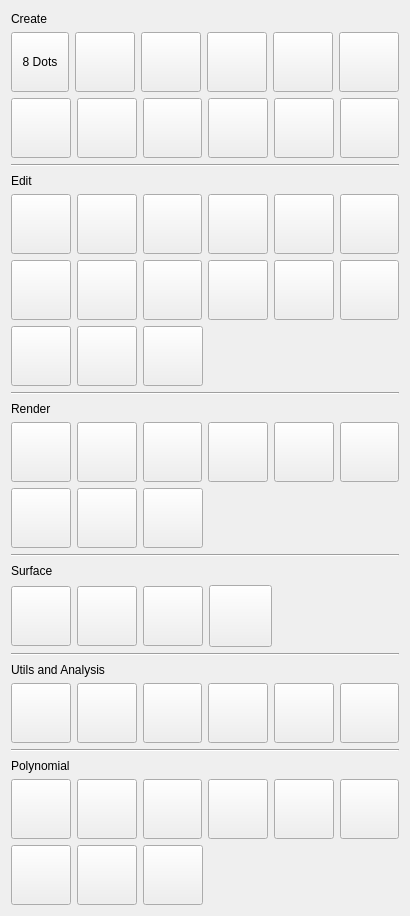
<?xml version="1.0" encoding="UTF-8"?>
<ui version="4.0">
 <class>CurveSystem</class>
 <widget class="QDialog" name="CurveSystem">
  <property name="geometry">
   <rect>
    <x>0</x>
    <y>0</y>
    <width>410</width>
    <height>916</height>
   </rect>
  </property>
  <property name="minimumSize">
   <size>
    <width>410</width>
    <height>916</height>
   </size>
  </property>
  <property name="maximumSize">
   <size>
    <width>410</width>
    <height>916</height>
   </size>
  </property>
  <property name="windowTitle">
   <string>Curve System</string>
  </property>
  <layout class="QVBoxLayout" name="lo_main">
   <item>
    <widget class="QLabel" name="__lb_create">
     <property name="maximumSize">
      <size>
       <width>16777215</width>
       <height>15</height>
      </size>
     </property>
     <property name="text">
      <string>Create</string>
     </property>
    </widget>
   </item>
   <item>
    <layout class="QHBoxLayout" name="__lo00">
     <item>
      <widget class="QToolButton" name="bt_c_00">
       <property name="maximumSize">
        <size>
         <width>60</width>
         <height>60</height>
        </size>
       </property>
       <property name="toolTip">
        <string>8 Dots</string>
       </property>
       <property name="text">
        <string>8 Dots</string>
       </property>
       <property name="icon">
        <iconset>
         <normalon>:/icon/icon/c_00.png</normalon>
        </iconset>
       </property>
       <property name="iconSize">
        <size>
         <width>55</width>
         <height>55</height>
        </size>
       </property>
       <property name="checkable">
        <bool>false</bool>
       </property>
       <property name="toolButtonStyle">
        <enum>Qt::ToolButtonIconOnly</enum>
       </property>
      </widget>
     </item>
     <item>
      <widget class="QToolButton" name="bt_c_01">
       <property name="maximumSize">
        <size>
         <width>60</width>
         <height>60</height>
        </size>
       </property>
       <property name="toolTip">
        <string>Start Point</string>
       </property>
       <property name="text">
        <string/>
       </property>
       <property name="icon">
        <iconset>
         <normalon>:/icon/icon/c_01.png</normalon>
        </iconset>
       </property>
       <property name="iconSize">
        <size>
         <width>55</width>
         <height>55</height>
        </size>
       </property>
      </widget>
     </item>
     <item>
      <widget class="QToolButton" name="bt_c_02">
       <property name="maximumSize">
        <size>
         <width>60</width>
         <height>60</height>
        </size>
       </property>
       <property name="toolTip">
        <string>Body</string>
       </property>
       <property name="text">
        <string/>
       </property>
       <property name="icon">
        <iconset>
         <normalon>:/icon/icon/c_02.png</normalon>
        </iconset>
       </property>
       <property name="iconSize">
        <size>
         <width>55</width>
         <height>55</height>
        </size>
       </property>
      </widget>
     </item>
     <item>
      <widget class="QToolButton" name="bt_c_03">
       <property name="maximumSize">
        <size>
         <width>60</width>
         <height>60</height>
        </size>
       </property>
       <property name="toolTip">
        <string>Circle</string>
       </property>
       <property name="text">
        <string/>
       </property>
       <property name="icon">
        <iconset>
         <normalon>:/icon/icon/c_03.png</normalon>
        </iconset>
       </property>
       <property name="iconSize">
        <size>
         <width>55</width>
         <height>55</height>
        </size>
       </property>
      </widget>
     </item>
     <item>
      <widget class="QToolButton" name="bt_c_04">
       <property name="maximumSize">
        <size>
         <width>60</width>
         <height>60</height>
        </size>
       </property>
       <property name="toolTip">
        <string>Spiral</string>
       </property>
       <property name="text">
        <string/>
       </property>
       <property name="icon">
        <iconset>
         <normalon>:/icon/icon/c_04.png</normalon>
        </iconset>
       </property>
       <property name="iconSize">
        <size>
         <width>55</width>
         <height>55</height>
        </size>
       </property>
       <property name="checkable">
        <bool>true</bool>
       </property>
      </widget>
     </item>
     <item>
      <widget class="QToolButton" name="bt_c_05">
       <property name="maximumSize">
        <size>
         <width>60</width>
         <height>60</height>
        </size>
       </property>
       <property name="toolTip">
        <string>Polygon</string>
       </property>
       <property name="text">
        <string/>
       </property>
       <property name="icon">
        <iconset>
         <normalon>:/icon/icon/c_05.png</normalon>
        </iconset>
       </property>
       <property name="iconSize">
        <size>
         <width>55</width>
         <height>55</height>
        </size>
       </property>
      </widget>
     </item>
    </layout>
   </item>
   <item>
    <layout class="QHBoxLayout" name="__lo01">
     <item>
      <widget class="QToolButton" name="bt_c_06">
       <property name="maximumSize">
        <size>
         <width>60</width>
         <height>60</height>
        </size>
       </property>
       <property name="toolTip">
        <string>Poly Spiral</string>
       </property>
       <property name="text">
        <string/>
       </property>
       <property name="icon">
        <iconset>
         <normalon>:/icon/icon/c_06.png</normalon>
        </iconset>
       </property>
       <property name="iconSize">
        <size>
         <width>55</width>
         <height>55</height>
        </size>
       </property>
      </widget>
     </item>
     <item>
      <widget class="QToolButton" name="bt_c_07">
       <property name="maximumSize">
        <size>
         <width>60</width>
         <height>60</height>
        </size>
       </property>
       <property name="toolTip">
        <string>Connect</string>
       </property>
       <property name="text">
        <string/>
       </property>
       <property name="icon">
        <iconset>
         <normalon>:/icon/icon/c_07.png</normalon>
        </iconset>
       </property>
       <property name="iconSize">
        <size>
         <width>55</width>
         <height>55</height>
        </size>
       </property>
      </widget>
     </item>
     <item>
      <widget class="QToolButton" name="bt_c_08">
       <property name="maximumSize">
        <size>
         <width>60</width>
         <height>60</height>
        </size>
       </property>
       <property name="toolTip">
        <string>Close</string>
       </property>
       <property name="text">
        <string/>
       </property>
       <property name="icon">
        <iconset>
         <normalon>:/icon/icon/c_08.png</normalon>
        </iconset>
       </property>
       <property name="iconSize">
        <size>
         <width>55</width>
         <height>55</height>
        </size>
       </property>
      </widget>
     </item>
     <item>
      <widget class="QToolButton" name="bt_c_09">
       <property name="maximumSize">
        <size>
         <width>60</width>
         <height>60</height>
        </size>
       </property>
       <property name="toolTip">
        <string>Outline</string>
       </property>
       <property name="text">
        <string/>
       </property>
       <property name="icon">
        <iconset>
         <normalon>:/icon/icon/c_09.png</normalon>
        </iconset>
       </property>
       <property name="iconSize">
        <size>
         <width>55</width>
         <height>55</height>
        </size>
       </property>
      </widget>
     </item>
     <item>
      <widget class="QToolButton" name="bt_c_10">
       <property name="maximumSize">
        <size>
         <width>60</width>
         <height>60</height>
        </size>
       </property>
       <property name="toolTip">
        <string>Detatch from Surface</string>
       </property>
       <property name="text">
        <string/>
       </property>
       <property name="icon">
        <iconset>
         <normalon>:/icon/icon/c_10.png</normalon>
        </iconset>
       </property>
       <property name="iconSize">
        <size>
         <width>55</width>
         <height>55</height>
        </size>
       </property>
      </widget>
     </item>
     <item>
      <widget class="QToolButton" name="bt_c_11">
       <property name="maximumSize">
        <size>
         <width>60</width>
         <height>60</height>
        </size>
       </property>
       <property name="toolTip">
        <string>Import</string>
       </property>
       <property name="text">
        <string/>
       </property>
       <property name="icon">
        <iconset>
         <normalon>:/icon/icon/c_11.png</normalon>
        </iconset>
       </property>
       <property name="iconSize">
        <size>
         <width>55</width>
         <height>55</height>
        </size>
       </property>
      </widget>
     </item>
    </layout>
   </item>
   <item>
    <widget class="Line" name="__line">
     <property name="orientation">
      <enum>Qt::Horizontal</enum>
     </property>
    </widget>
   </item>
   <item>
    <widget class="QLabel" name="__lb_edit">
     <property name="maximumSize">
      <size>
       <width>16777215</width>
       <height>15</height>
      </size>
     </property>
     <property name="text">
      <string>Edit</string>
     </property>
    </widget>
   </item>
   <item>
    <layout class="QHBoxLayout" name="__lo02">
     <item>
      <widget class="QToolButton" name="bt_e_01">
       <property name="maximumSize">
        <size>
         <width>60</width>
         <height>60</height>
        </size>
       </property>
       <property name="toolTip">
        <string>Assign Attribute</string>
       </property>
       <property name="text">
        <string/>
       </property>
       <property name="icon">
        <iconset>
         <normalon>:/icon/icon/e_00.png</normalon>
        </iconset>
       </property>
       <property name="iconSize">
        <size>
         <width>55</width>
         <height>55</height>
        </size>
       </property>
      </widget>
     </item>
     <item>
      <widget class="QToolButton" name="bt_e_02">
       <property name="maximumSize">
        <size>
         <width>60</width>
         <height>60</height>
        </size>
       </property>
       <property name="toolTip">
        <string>Assign Attrib Simple</string>
       </property>
       <property name="text">
        <string/>
       </property>
       <property name="icon">
        <iconset>
         <normalon>:/icon/icon/e_01.png</normalon>
        </iconset>
       </property>
       <property name="iconSize">
        <size>
         <width>55</width>
         <height>55</height>
        </size>
       </property>
      </widget>
     </item>
     <item>
      <widget class="QToolButton" name="bt_e_03">
       <property name="maximumSize">
        <size>
         <width>60</width>
         <height>60</height>
        </size>
       </property>
       <property name="toolTip">
        <string>Invert U</string>
       </property>
       <property name="text">
        <string/>
       </property>
       <property name="icon">
        <iconset>
         <normalon>:/icon/icon/e_02.png</normalon>
        </iconset>
       </property>
       <property name="iconSize">
        <size>
         <width>55</width>
         <height>55</height>
        </size>
       </property>
      </widget>
     </item>
     <item>
      <widget class="QToolButton" name="bt_e_04">
       <property name="maximumSize">
        <size>
         <width>60</width>
         <height>60</height>
        </size>
       </property>
       <property name="toolTip">
        <string>Carve</string>
       </property>
       <property name="text">
        <string/>
       </property>
       <property name="icon">
        <iconset>
         <normalon>:/icon/icon/e_03.png</normalon>
        </iconset>
       </property>
       <property name="iconSize">
        <size>
         <width>55</width>
         <height>55</height>
        </size>
       </property>
      </widget>
     </item>
     <item>
      <widget class="QToolButton" name="bt_e_05">
       <property name="maximumSize">
        <size>
         <width>60</width>
         <height>60</height>
        </size>
       </property>
       <property name="toolTip">
        <string>Blend Shape</string>
       </property>
       <property name="text">
        <string/>
       </property>
       <property name="icon">
        <iconset>
         <normalon>:/icon/icon/e_04.png</normalon>
        </iconset>
       </property>
       <property name="iconSize">
        <size>
         <width>55</width>
         <height>55</height>
        </size>
       </property>
      </widget>
     </item>
     <item>
      <widget class="QToolButton" name="bt_e_06">
       <property name="maximumSize">
        <size>
         <width>60</width>
         <height>60</height>
        </size>
       </property>
       <property name="toolTip">
        <string>Smooth</string>
       </property>
       <property name="text">
        <string/>
       </property>
       <property name="icon">
        <iconset>
         <normalon>:/icon/icon/e_05.png</normalon>
        </iconset>
       </property>
       <property name="iconSize">
        <size>
         <width>55</width>
         <height>55</height>
        </size>
       </property>
      </widget>
     </item>
    </layout>
   </item>
   <item>
    <layout class="QHBoxLayout" name="__lo03">
     <item>
      <widget class="QToolButton" name="bt_e_07">
       <property name="maximumSize">
        <size>
         <width>60</width>
         <height>60</height>
        </size>
       </property>
       <property name="toolTip">
        <string>Transform</string>
       </property>
       <property name="text">
        <string/>
       </property>
       <property name="icon">
        <iconset>
         <normalon>:/icon/icon/e_06.png</normalon>
        </iconset>
       </property>
       <property name="iconSize">
        <size>
         <width>55</width>
         <height>55</height>
        </size>
       </property>
      </widget>
     </item>
     <item>
      <widget class="QToolButton" name="bt_e_08">
       <property name="maximumSize">
        <size>
         <width>60</width>
         <height>60</height>
        </size>
       </property>
       <property name="toolTip">
        <string>Directional Warp</string>
       </property>
       <property name="text">
        <string/>
       </property>
       <property name="icon">
        <iconset>
         <normalon>:/icon/icon/e_07.png</normalon>
        </iconset>
       </property>
       <property name="iconSize">
        <size>
         <width>55</width>
         <height>55</height>
        </size>
       </property>
      </widget>
     </item>
     <item>
      <widget class="QToolButton" name="bt_e_09">
       <property name="maximumSize">
        <size>
         <width>60</width>
         <height>60</height>
        </size>
       </property>
       <property name="toolTip">
        <string>Centroid</string>
       </property>
       <property name="text">
        <string/>
       </property>
       <property name="icon">
        <iconset>
         <normalon>:/icon/icon/e_08.png</normalon>
        </iconset>
       </property>
       <property name="iconSize">
        <size>
         <width>55</width>
         <height>55</height>
        </size>
       </property>
      </widget>
     </item>
     <item>
      <widget class="QToolButton" name="bt_e_10">
       <property name="maximumSize">
        <size>
         <width>60</width>
         <height>60</height>
        </size>
       </property>
       <property name="toolTip">
        <string>Shift U</string>
       </property>
       <property name="text">
        <string/>
       </property>
       <property name="icon">
        <iconset>
         <normalon>:/icon/icon/e_09.png</normalon>
        </iconset>
       </property>
       <property name="iconSize">
        <size>
         <width>55</width>
         <height>55</height>
        </size>
       </property>
      </widget>
     </item>
     <item>
      <widget class="QToolButton" name="bt_e_11">
       <property name="maximumSize">
        <size>
         <width>60</width>
         <height>60</height>
        </size>
       </property>
       <property name="toolTip">
        <string>Switch</string>
       </property>
       <property name="text">
        <string/>
       </property>
       <property name="icon">
        <iconset>
         <normalon>:/icon/icon/e_10.png</normalon>
        </iconset>
       </property>
       <property name="iconSize">
        <size>
         <width>55</width>
         <height>55</height>
        </size>
       </property>
      </widget>
     </item>
     <item>
      <widget class="QToolButton" name="bt_e_12">
       <property name="maximumSize">
        <size>
         <width>60</width>
         <height>60</height>
        </size>
       </property>
       <property name="toolTip">
        <string>Fit</string>
       </property>
       <property name="text">
        <string/>
       </property>
       <property name="icon">
        <iconset>
         <normalon>:/icon/icon/e_11.png</normalon>
        </iconset>
       </property>
       <property name="iconSize">
        <size>
         <width>55</width>
         <height>55</height>
        </size>
       </property>
      </widget>
     </item>
    </layout>
   </item>
   <item>
    <layout class="QHBoxLayout" name="__lo04">
     <item>
      <widget class="QToolButton" name="bt_e_13">
       <property name="maximumSize">
        <size>
         <width>60</width>
         <height>60</height>
        </size>
       </property>
       <property name="toolTip">
        <string>Repeat</string>
       </property>
       <property name="text">
        <string/>
       </property>
       <property name="icon">
        <iconset>
         <normalon>:/icon/icon/e_12.png</normalon>
        </iconset>
       </property>
       <property name="iconSize">
        <size>
         <width>55</width>
         <height>55</height>
        </size>
       </property>
      </widget>
     </item>
     <item>
      <widget class="QToolButton" name="bt_e_14">
       <property name="maximumSize">
        <size>
         <width>60</width>
         <height>60</height>
        </size>
       </property>
       <property name="toolTip">
        <string>Vector Warp</string>
       </property>
       <property name="text">
        <string/>
       </property>
       <property name="icon">
        <iconset>
         <normalon>:/icon/icon/e_13.png</normalon>
        </iconset>
       </property>
       <property name="iconSize">
        <size>
         <width>55</width>
         <height>55</height>
        </size>
       </property>
      </widget>
     </item>
     <item>
      <widget class="QToolButton" name="bt_e_15">
       <property name="maximumSize">
        <size>
         <width>60</width>
         <height>60</height>
        </size>
       </property>
       <property name="toolTip">
        <string>Spiit</string>
       </property>
       <property name="text">
        <string/>
       </property>
       <property name="icon">
        <iconset>
         <normalon>:/icon/icon/e_14.png</normalon>
        </iconset>
       </property>
       <property name="iconSize">
        <size>
         <width>55</width>
         <height>55</height>
        </size>
       </property>
      </widget>
     </item>
     <item>
      <spacer name="__sp_2">
       <property name="orientation">
        <enum>Qt::Horizontal</enum>
       </property>
       <property name="sizeHint" stdset="0">
        <size>
         <width>40</width>
         <height>20</height>
        </size>
       </property>
      </spacer>
     </item>
    </layout>
   </item>
   <item>
    <widget class="Line" name="__line_5">
     <property name="orientation">
      <enum>Qt::Horizontal</enum>
     </property>
    </widget>
   </item>
   <item>
    <widget class="QLabel" name="__lb_render">
     <property name="text">
      <string>Render</string>
     </property>
    </widget>
   </item>
   <item>
    <layout class="QHBoxLayout" name="__lo05">
     <item>
      <widget class="QToolButton" name="bt_r_01">
       <property name="maximumSize">
        <size>
         <width>60</width>
         <height>60</height>
        </size>
       </property>
       <property name="toolTip">
        <string>Render Gray</string>
       </property>
       <property name="text">
        <string/>
       </property>
       <property name="icon">
        <iconset>
         <normalon>:/icon/icon/r_00.png</normalon>
        </iconset>
       </property>
       <property name="iconSize">
        <size>
         <width>55</width>
         <height>55</height>
        </size>
       </property>
      </widget>
     </item>
     <item>
      <widget class="QToolButton" name="bt_r_02">
       <property name="maximumSize">
        <size>
         <width>60</width>
         <height>60</height>
        </size>
       </property>
       <property name="toolTip">
        <string>Render Color</string>
       </property>
       <property name="text">
        <string/>
       </property>
       <property name="icon">
        <iconset>
         <normalon>:/icon/icon/r_01.png</normalon>
        </iconset>
       </property>
       <property name="iconSize">
        <size>
         <width>55</width>
         <height>55</height>
        </size>
       </property>
      </widget>
     </item>
     <item>
      <widget class="QToolButton" name="bt_r_03">
       <property name="maximumSize">
        <size>
         <width>60</width>
         <height>60</height>
        </size>
       </property>
       <property name="toolTip">
        <string>Flow</string>
       </property>
       <property name="text">
        <string/>
       </property>
       <property name="icon">
        <iconset>
         <normalon>:/icon/icon/r_02.png</normalon>
        </iconset>
       </property>
       <property name="iconSize">
        <size>
         <width>55</width>
         <height>55</height>
        </size>
       </property>
      </widget>
     </item>
     <item>
      <widget class="QToolButton" name="bt_r_04">
       <property name="maximumSize">
        <size>
         <width>60</width>
         <height>60</height>
        </size>
       </property>
       <property name="toolTip">
        <string>Preview</string>
       </property>
       <property name="text">
        <string/>
       </property>
       <property name="icon">
        <iconset>
         <normalon>:/icon/icon/r_03.png</normalon>
        </iconset>
       </property>
       <property name="iconSize">
        <size>
         <width>55</width>
         <height>55</height>
        </size>
       </property>
      </widget>
     </item>
     <item>
      <widget class="QToolButton" name="bt_r_05">
       <property name="maximumSize">
        <size>
         <width>60</width>
         <height>60</height>
        </size>
       </property>
       <property name="toolTip">
        <string>Single Gray</string>
       </property>
       <property name="text">
        <string/>
       </property>
       <property name="icon">
        <iconset>
         <normalon>:/icon/icon/r_04.png</normalon>
        </iconset>
       </property>
       <property name="iconSize">
        <size>
         <width>55</width>
         <height>55</height>
        </size>
       </property>
      </widget>
     </item>
     <item>
      <widget class="QToolButton" name="bt_r_06">
       <property name="maximumSize">
        <size>
         <width>60</width>
         <height>60</height>
        </size>
       </property>
       <property name="toolTip">
        <string>Single Color</string>
       </property>
       <property name="text">
        <string/>
       </property>
       <property name="icon">
        <iconset>
         <normalon>:/icon/icon/r_05.png</normalon>
        </iconset>
       </property>
       <property name="iconSize">
        <size>
         <width>55</width>
         <height>55</height>
        </size>
       </property>
      </widget>
     </item>
    </layout>
   </item>
   <item>
    <layout class="QHBoxLayout" name="__lo06">
     <item>
      <widget class="QToolButton" name="bt_r_07">
       <property name="maximumSize">
        <size>
         <width>60</width>
         <height>60</height>
        </size>
       </property>
       <property name="toolTip">
        <string>Area UV</string>
       </property>
       <property name="text">
        <string/>
       </property>
       <property name="icon">
        <iconset>
         <normalon>:/icon/icon/r_06.png</normalon>
        </iconset>
       </property>
       <property name="iconSize">
        <size>
         <width>55</width>
         <height>55</height>
        </size>
       </property>
      </widget>
     </item>
     <item>
      <widget class="QToolButton" name="bt_r_08">
       <property name="maximumSize">
        <size>
         <width>60</width>
         <height>60</height>
        </size>
       </property>
       <property name="toolTip">
        <string>Ladder 1</string>
       </property>
       <property name="text">
        <string/>
       </property>
       <property name="iconSize">
        <size>
         <width>55</width>
         <height>55</height>
        </size>
       </property>
      </widget>
     </item>
     <item>
      <widget class="QToolButton" name="bt_r_09">
       <property name="maximumSize">
        <size>
         <width>60</width>
         <height>60</height>
        </size>
       </property>
       <property name="toolTip">
        <string>Ladder 2</string>
       </property>
       <property name="text">
        <string/>
       </property>
       <property name="icon">
        <iconset>
         <normalon>:/icon/icon/r_07.png</normalon>
        </iconset>
       </property>
       <property name="iconSize">
        <size>
         <width>55</width>
         <height>55</height>
        </size>
       </property>
      </widget>
     </item>
     <item>
      <spacer name="__sp_3">
       <property name="orientation">
        <enum>Qt::Horizontal</enum>
       </property>
       <property name="sizeHint" stdset="0">
        <size>
         <width>40</width>
         <height>20</height>
        </size>
       </property>
      </spacer>
     </item>
    </layout>
   </item>
   <item>
    <widget class="Line" name="__line_4">
     <property name="orientation">
      <enum>Qt::Horizontal</enum>
     </property>
    </widget>
   </item>
   <item>
    <widget class="QLabel" name="__lb_surface">
     <property name="text">
      <string>Surface</string>
     </property>
    </widget>
   </item>
   <item>
    <layout class="QHBoxLayout" name="__lo07">
     <item>
      <widget class="QToolButton" name="bt_s_00">
       <property name="maximumSize">
        <size>
         <width>60</width>
         <height>60</height>
        </size>
       </property>
       <property name="toolTip">
        <string>Stack Curve</string>
       </property>
       <property name="text">
        <string/>
       </property>
       <property name="icon">
        <iconset>
         <normalon>:/icon/icon/s_00.png</normalon>
        </iconset>
       </property>
       <property name="iconSize">
        <size>
         <width>55</width>
         <height>55</height>
        </size>
       </property>
      </widget>
     </item>
     <item>
      <widget class="QToolButton" name="bt_s_01">
       <property name="maximumSize">
        <size>
         <width>60</width>
         <height>60</height>
        </size>
       </property>
       <property name="toolTip">
        <string>Stack Curve 8</string>
       </property>
       <property name="text">
        <string/>
       </property>
       <property name="icon">
        <iconset>
         <normalon>:/icon/icon/s_01.png</normalon>
        </iconset>
       </property>
       <property name="iconSize">
        <size>
         <width>55</width>
         <height>55</height>
        </size>
       </property>
      </widget>
     </item>
     <item>
      <widget class="QToolButton" name="bt_s_02">
       <property name="maximumSize">
        <size>
         <width>60</width>
         <height>60</height>
        </size>
       </property>
       <property name="toolTip">
        <string>Sample Surface Gray</string>
       </property>
       <property name="text">
        <string/>
       </property>
       <property name="icon">
        <iconset>
         <normalon>:/icon/icon/s_02.png</normalon>
        </iconset>
       </property>
       <property name="iconSize">
        <size>
         <width>55</width>
         <height>55</height>
        </size>
       </property>
      </widget>
     </item>
     <item>
      <widget class="QToolButton" name="bt_s_03">
       <property name="maximumSize">
        <size>
         <width>16777213</width>
         <height>16777215</height>
        </size>
       </property>
       <property name="toolTip">
        <string>Sample Surface Color</string>
       </property>
       <property name="text">
        <string/>
       </property>
       <property name="icon">
        <iconset>
         <normalon>:/icon/icon/s_03.png</normalon>
        </iconset>
       </property>
       <property name="iconSize">
        <size>
         <width>55</width>
         <height>55</height>
        </size>
       </property>
      </widget>
     </item>
     <item>
      <spacer name="__sp_4">
       <property name="orientation">
        <enum>Qt::Horizontal</enum>
       </property>
       <property name="sizeHint" stdset="0">
        <size>
         <width>40</width>
         <height>20</height>
        </size>
       </property>
      </spacer>
     </item>
    </layout>
   </item>
   <item>
    <widget class="Line" name="__line_2">
     <property name="orientation">
      <enum>Qt::Horizontal</enum>
     </property>
    </widget>
   </item>
   <item>
    <widget class="QLabel" name="__lb_utils">
     <property name="text">
      <string>Utils and Analysis</string>
     </property>
    </widget>
   </item>
   <item>
    <layout class="QHBoxLayout" name="__lo08">
     <item>
      <widget class="QToolButton" name="bt_u_00">
       <property name="maximumSize">
        <size>
         <width>60</width>
         <height>60</height>
        </size>
       </property>
       <property name="toolTip">
        <string>Pivot Gray</string>
       </property>
       <property name="text">
        <string/>
       </property>
       <property name="icon">
        <iconset>
         <normalon>:/icon/icon/u_00.png</normalon>
        </iconset>
       </property>
       <property name="iconSize">
        <size>
         <width>55</width>
         <height>55</height>
        </size>
       </property>
      </widget>
     </item>
     <item>
      <widget class="QToolButton" name="bt_u_01">
       <property name="maximumSize">
        <size>
         <width>60</width>
         <height>60</height>
        </size>
       </property>
       <property name="toolTip">
        <string>Pivot Color</string>
       </property>
       <property name="text">
        <string/>
       </property>
       <property name="icon">
        <iconset>
         <normalon>:/icon/icon/u_01.png</normalon>
        </iconset>
       </property>
       <property name="iconSize">
        <size>
         <width>55</width>
         <height>55</height>
        </size>
       </property>
      </widget>
     </item>
     <item>
      <widget class="QToolButton" name="bt_u_02">
       <property name="maximumSize">
        <size>
         <width>60</width>
         <height>60</height>
        </size>
       </property>
       <property name="toolTip">
        <string>Merge Pivot Gray</string>
       </property>
       <property name="text">
        <string/>
       </property>
       <property name="icon">
        <iconset>
         <normalon>:/icon/icon/u_02.png</normalon>
        </iconset>
       </property>
       <property name="iconSize">
        <size>
         <width>55</width>
         <height>55</height>
        </size>
       </property>
      </widget>
     </item>
     <item>
      <widget class="QToolButton" name="bt_u_03">
       <property name="maximumSize">
        <size>
         <width>60</width>
         <height>60</height>
        </size>
       </property>
       <property name="toolTip">
        <string>Merge Pivot Color</string>
       </property>
       <property name="text">
        <string/>
       </property>
       <property name="icon">
        <iconset>
         <normalon>:/icon/icon/u_03.png</normalon>
        </iconset>
       </property>
       <property name="iconSize">
        <size>
         <width>55</width>
         <height>55</height>
        </size>
       </property>
      </widget>
     </item>
     <item>
      <widget class="QToolButton" name="bt_a_00">
       <property name="maximumSize">
        <size>
         <width>60</width>
         <height>60</height>
        </size>
       </property>
       <property name="toolTip">
        <string>Get Length</string>
       </property>
       <property name="text">
        <string/>
       </property>
       <property name="icon">
        <iconset>
         <normalon>:/icon/icon/a_00.png</normalon>
        </iconset>
       </property>
       <property name="iconSize">
        <size>
         <width>55</width>
         <height>55</height>
        </size>
       </property>
      </widget>
     </item>
     <item>
      <widget class="QToolButton" name="bt_a_01">
       <property name="maximumSize">
        <size>
         <width>60</width>
         <height>60</height>
        </size>
       </property>
       <property name="toolTip">
        <string>Gen Density</string>
       </property>
       <property name="text">
        <string/>
       </property>
       <property name="icon">
        <iconset>
         <normalon>:/icon/icon/a_01.png</normalon>
        </iconset>
       </property>
       <property name="iconSize">
        <size>
         <width>55</width>
         <height>55</height>
        </size>
       </property>
      </widget>
     </item>
    </layout>
   </item>
   <item>
    <widget class="Line" name="__line_3">
     <property name="orientation">
      <enum>Qt::Horizontal</enum>
     </property>
    </widget>
   </item>
   <item>
    <widget class="QLabel" name="__lb_poly">
     <property name="text">
      <string>Polynomial</string>
     </property>
    </widget>
   </item>
   <item>
    <layout class="QHBoxLayout" name="__lo09">
     <item>
      <widget class="QToolButton" name="bt_p_00">
       <property name="maximumSize">
        <size>
         <width>60</width>
         <height>60</height>
        </size>
       </property>
       <property name="toolTip">
        <string>Polynomial Stater</string>
       </property>
       <property name="text">
        <string/>
       </property>
       <property name="icon">
        <iconset>
         <normalon>:/icon/icon/p_00.png</normalon>
        </iconset>
       </property>
       <property name="iconSize">
        <size>
         <width>55</width>
         <height>55</height>
        </size>
       </property>
      </widget>
     </item>
     <item>
      <widget class="QToolButton" name="bt_p_01">
       <property name="maximumSize">
        <size>
         <width>60</width>
         <height>60</height>
        </size>
       </property>
       <property name="toolTip">
        <string>f(ax-b)</string>
       </property>
       <property name="text">
        <string/>
       </property>
       <property name="icon">
        <iconset>
         <normalon>:/icon/icon/p_01.png</normalon>
        </iconset>
       </property>
       <property name="iconSize">
        <size>
         <width>55</width>
         <height>55</height>
        </size>
       </property>
      </widget>
     </item>
     <item>
      <widget class="QToolButton" name="bt_p_02">
       <property name="maximumSize">
        <size>
         <width>60</width>
         <height>60</height>
        </size>
       </property>
       <property name="toolTip">
        <string>Blend f(x) g(x)</string>
       </property>
       <property name="text">
        <string/>
       </property>
       <property name="icon">
        <iconset>
         <normalon>:/icon/icon/p_02.png</normalon>
        </iconset>
       </property>
       <property name="iconSize">
        <size>
         <width>55</width>
         <height>55</height>
        </size>
       </property>
      </widget>
     </item>
     <item>
      <widget class="QToolButton" name="bt_p_03">
       <property name="maximumSize">
        <size>
         <width>60</width>
         <height>60</height>
        </size>
       </property>
       <property name="toolTip">
        <string>Trigonomial</string>
       </property>
       <property name="text">
        <string/>
       </property>
       <property name="icon">
        <iconset>
         <normalon>:/icon/icon/p_03.png</normalon>
        </iconset>
       </property>
       <property name="iconSize">
        <size>
         <width>55</width>
         <height>55</height>
        </size>
       </property>
      </widget>
     </item>
     <item>
      <widget class="QToolButton" name="bt_p_04">
       <property name="maximumSize">
        <size>
         <width>60</width>
         <height>60</height>
        </size>
       </property>
       <property name="toolTip">
        <string>Power</string>
       </property>
       <property name="text">
        <string/>
       </property>
       <property name="icon">
        <iconset>
         <normalon>:/icon/icon/p_04.png</normalon>
        </iconset>
       </property>
       <property name="iconSize">
        <size>
         <width>55</width>
         <height>55</height>
        </size>
       </property>
      </widget>
     </item>
     <item>
      <widget class="QToolButton" name="bt_p_05">
       <property name="maximumSize">
        <size>
         <width>60</width>
         <height>60</height>
        </size>
       </property>
       <property name="toolTip">
        <string>Exponential</string>
       </property>
       <property name="text">
        <string/>
       </property>
       <property name="icon">
        <iconset>
         <normalon>:/icon/icon/p_05.png</normalon>
        </iconset>
       </property>
       <property name="iconSize">
        <size>
         <width>55</width>
         <height>55</height>
        </size>
       </property>
      </widget>
     </item>
    </layout>
   </item>
   <item>
    <layout class="QHBoxLayout" name="__lo10">
     <item>
      <widget class="QToolButton" name="bt_p_06">
       <property name="maximumSize">
        <size>
         <width>60</width>
         <height>60</height>
        </size>
       </property>
       <property name="toolTip">
        <string>Absolute</string>
       </property>
       <property name="text">
        <string/>
       </property>
       <property name="icon">
        <iconset>
         <normalon>:/icon/icon/p_06.png</normalon>
        </iconset>
       </property>
       <property name="iconSize">
        <size>
         <width>55</width>
         <height>55</height>
        </size>
       </property>
      </widget>
     </item>
     <item>
      <widget class="QToolButton" name="bt_p_07">
       <property name="maximumSize">
        <size>
         <width>60</width>
         <height>60</height>
        </size>
       </property>
       <property name="toolTip">
        <string>Mod</string>
       </property>
       <property name="text">
        <string/>
       </property>
       <property name="icon">
        <iconset>
         <normalon>:/icon/icon/p_07.png</normalon>
        </iconset>
       </property>
       <property name="iconSize">
        <size>
         <width>55</width>
         <height>55</height>
        </size>
       </property>
      </widget>
     </item>
     <item>
      <widget class="QToolButton" name="bt_p_08">
       <property name="maximumSize">
        <size>
         <width>60</width>
         <height>60</height>
        </size>
       </property>
       <property name="toolTip">
        <string>Constant</string>
       </property>
       <property name="text">
        <string/>
       </property>
       <property name="icon">
        <iconset>
         <normalon>:/icon/icon/p_08.png</normalon>
        </iconset>
       </property>
       <property name="iconSize">
        <size>
         <width>55</width>
         <height>55</height>
        </size>
       </property>
      </widget>
     </item>
     <item>
      <spacer name="__sp">
       <property name="minimumSize">
        <size>
         <width>60</width>
         <height>60</height>
        </size>
       </property>
       <property name="orientation">
        <enum>Qt::Horizontal</enum>
       </property>
       <property name="sizeHint" stdset="0">
        <size>
         <width>40</width>
         <height>20</height>
        </size>
       </property>
      </spacer>
     </item>
    </layout>
   </item>
  </layout>
 </widget>
 <resources>
  <include location="uiresource.qrc"/>
 </resources>
 <connections/>
</ui>
